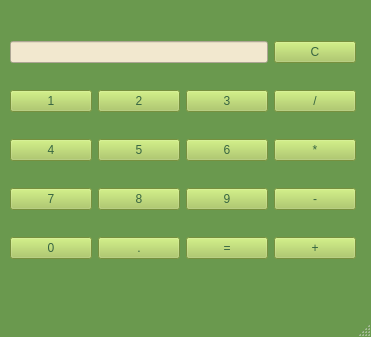
<?xml version="1.0" encoding="UTF-8"?>
<ui version="4.0">
 <class>MainWindow</class>
 <widget class="QMainWindow" name="MainWindow">
  <property name="geometry">
   <rect>
    <x>0</x>
    <y>0</y>
    <width>371</width>
    <height>337</height>
   </rect>
  </property>
  <property name="minimumSize">
   <size>
    <width>371</width>
    <height>337</height>
   </size>
  </property>
  <property name="maximumSize">
   <size>
    <width>371</width>
    <height>337</height>
   </size>
  </property>
  <property name="windowTitle">
   <string>MainWindow</string>
  </property>
  <property name="styleSheet">
   <string notr="true">QMainWindow { background-color:#6A994E ; }
QPushButton { 
    background-color:#A7C957 ;
    color: #386641;
}
QLineEdit { 
    background-color: #F2E8CF;
    color: #386641;
}</string>
  </property>
  <widget class="QWidget" name="centralwidget">
   <widget class="QWidget" name="gridLayoutWidget">
    <property name="geometry">
     <rect>
      <x>10</x>
      <y>20</y>
      <width>346</width>
      <height>261</height>
     </rect>
    </property>
    <layout class="QGridLayout" name="gridLayout">
     <item row="2" column="0">
      <widget class="QPushButton" name="cztery">
       <property name="text">
        <string>4</string>
       </property>
      </widget>
     </item>
     <item row="3" column="2">
      <widget class="QPushButton" name="dziewiec">
       <property name="text">
        <string>9</string>
       </property>
      </widget>
     </item>
     <item row="3" column="1">
      <widget class="QPushButton" name="osiem">
       <property name="text">
        <string>8</string>
       </property>
      </widget>
     </item>
     <item row="1" column="1">
      <widget class="QPushButton" name="dwa">
       <property name="text">
        <string>2</string>
       </property>
      </widget>
     </item>
     <item row="4" column="1">
      <widget class="QPushButton" name="kropka">
       <property name="text">
        <string>.</string>
       </property>
      </widget>
     </item>
     <item row="1" column="2">
      <widget class="QPushButton" name="trzy">
       <property name="text">
        <string>3</string>
       </property>
      </widget>
     </item>
     <item row="2" column="1">
      <widget class="QPushButton" name="piec">
       <property name="text">
        <string>5</string>
       </property>
      </widget>
     </item>
     <item row="4" column="2">
      <widget class="QPushButton" name="rowne">
       <property name="text">
        <string>=</string>
       </property>
      </widget>
     </item>
     <item row="3" column="0">
      <widget class="QPushButton" name="siedem">
       <property name="text">
        <string>7</string>
       </property>
      </widget>
     </item>
     <item row="4" column="0">
      <widget class="QPushButton" name="zero">
       <property name="text">
        <string>0</string>
       </property>
      </widget>
     </item>
     <item row="1" column="0">
      <widget class="QPushButton" name="jeden">
       <property name="text">
        <string>1</string>
       </property>
      </widget>
     </item>
     <item row="2" column="2">
      <widget class="QPushButton" name="szesc">
       <property name="text">
        <string>6</string>
       </property>
      </widget>
     </item>
     <item row="1" column="3">
      <widget class="QPushButton" name="dziel">
       <property name="text">
        <string>/</string>
       </property>
      </widget>
     </item>
     <item row="2" column="3">
      <widget class="QPushButton" name="mnoz">
       <property name="text">
        <string>*</string>
       </property>
      </widget>
     </item>
     <item row="4" column="3">
      <widget class="QPushButton" name="dodaj">
       <property name="text">
        <string>+</string>
       </property>
      </widget>
     </item>
     <item row="0" column="0" colspan="3">
      <widget class="QLineEdit" name="wyswietlacz"/>
     </item>
     <item row="0" column="3">
      <widget class="QPushButton" name="czysc">
       <property name="text">
        <string>C</string>
       </property>
      </widget>
     </item>
     <item row="3" column="3">
      <widget class="QPushButton" name="odejmij">
       <property name="text">
        <string>-</string>
       </property>
      </widget>
     </item>
    </layout>
   </widget>
  </widget>
  <widget class="QMenuBar" name="menubar">
   <property name="geometry">
    <rect>
     <x>0</x>
     <y>0</y>
     <width>371</width>
     <height>25</height>
    </rect>
   </property>
  </widget>
  <widget class="QStatusBar" name="statusbar"/>
 </widget>
 <resources/>
 <connections/>
</ui>
